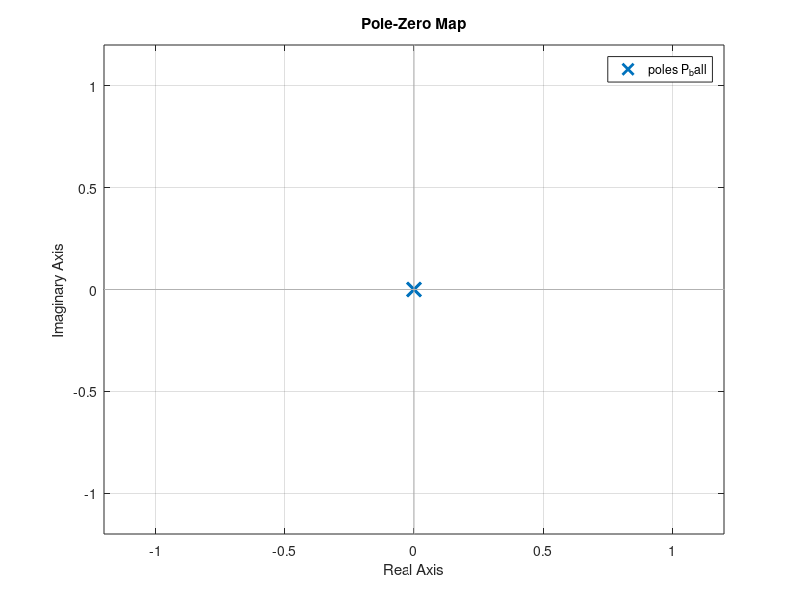
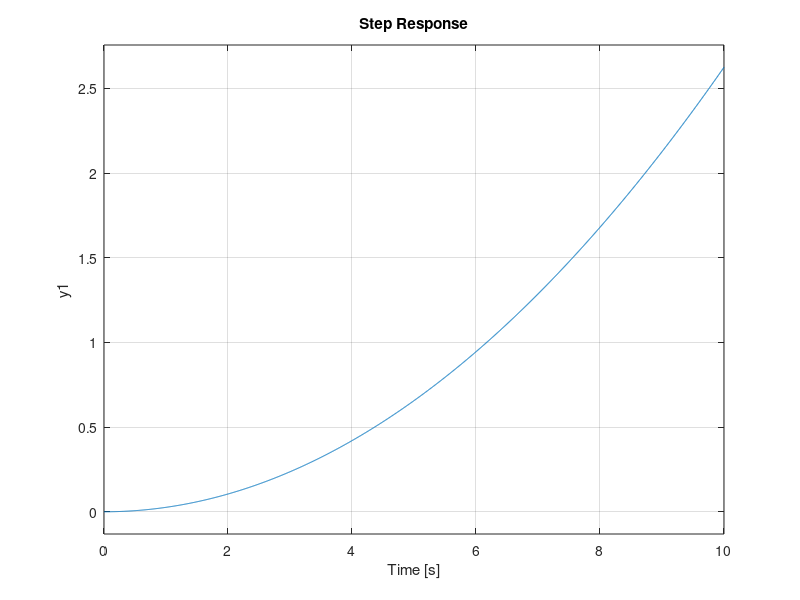
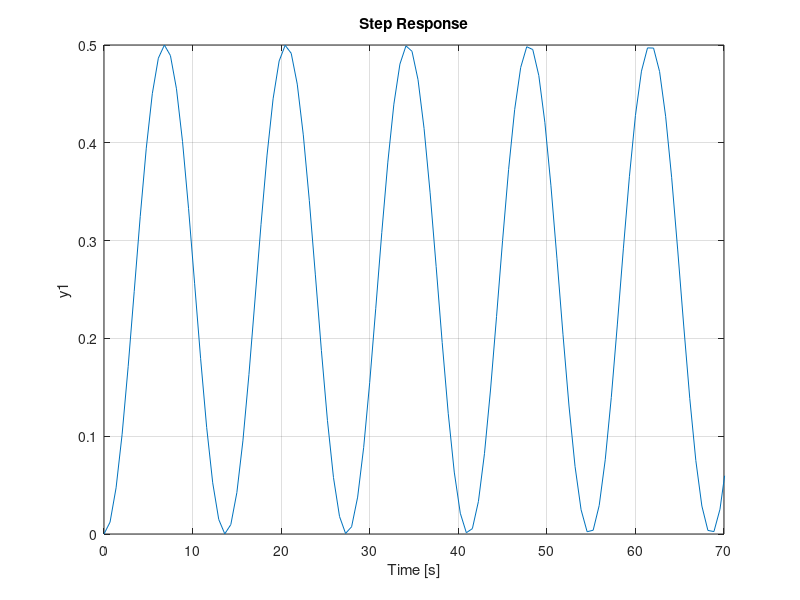
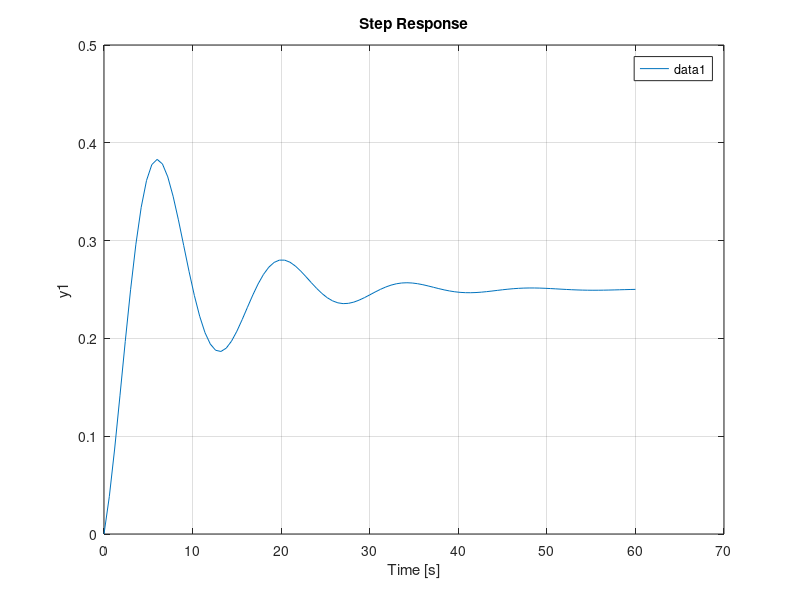

The MATLAB source for these figures, in order: (Note: this script raises an error after producing the figures.)
clear all; close all; clc;

m = 0.111;
R = 0.015;
g = -9.8;
L = 1.0;
d = 0.03;
J = 9.99e-6;

s = tf('s');

P_ball = -(m*g*d)/(L*(J/(R^2)+m))*1/s^2;

Kp = 1;
C = pid(Kp);
sys_cl = feedback(C*P_ball, 1);

Kp1 = 1; Kd1 = 1;
Kp2 = 10; Kd2 = 10;
Kp3 = 10; Kd3 = 20;
Kp4 = 15; Kd4 = 40;

C1 = pid(Kp1, 0, Kd1);
C2 = pid(Kp2, 0, Kd2);
C3 = pid(Kp3, 0, Kd3);
C4 = pid(Kp4, 0, Kd4);

sys_cl1 = feedback(C1*P_ball, 1);
sys_cl2 = feedback(C2*P_ball, 1);
sys_cl3 = feedback(C3*P_ball, 1);
sys_cl4 = feedback(C4*P_ball, 1);

figure(1)
pzmap(P_ball)
figure(2)
step(0.25*P_ball)

figure(3)
step(0.25*sys_cl)
axis([0 70 0 0.5])

figure(4)
for i = 1:4
    subplot(2, 2, i);
    switch i
        case 1
            sys_cl_i = sys_cl1;
            title('Controller 1');
        case 2
            sys_cl_i = sys_cl2;
            title('Controller 2');
        case 3
            sys_cl_i = sys_cl3;
            title('Controller 3');
        case 4
            sys_cl_i = sys_cl4;
            title('Controller 4');
    end
    step(0.25 * sys_cl_i);
    axis([0 70 0 0.5]);
    legend('Location', 'northeast');

    step_info = stepinfo(sys_cl_i);
    fprintf('Controller %d Step Response Info:\n', i);
    disp(step_info);
end
